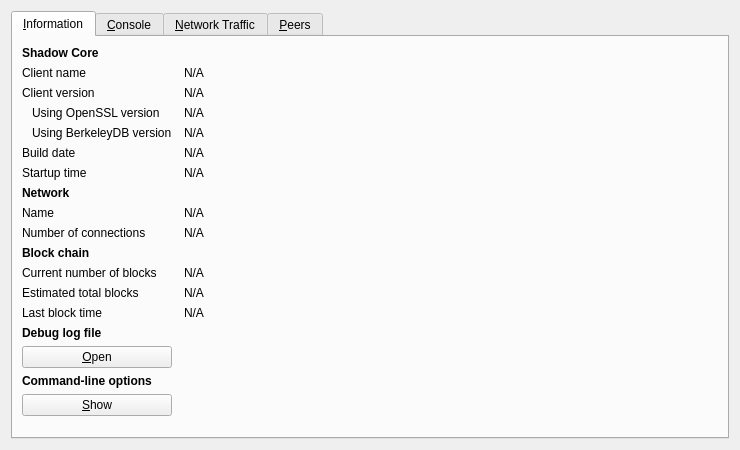
<?xml version="1.0" encoding="UTF-8"?>
<ui version="4.0">
 <class>RPCConsole</class>
 <widget class="QDialog" name="RPCConsole">
  <property name="geometry">
   <rect>
    <x>0</x>
    <y>0</y>
    <width>740</width>
    <height>450</height>
   </rect>
  </property>
  <property name="windowTitle">
   <string>Shadow - Debug window</string>
  </property>
  <layout class="QVBoxLayout" name="verticalLayout_2">
   <item>
    <widget class="QTabWidget" name="tabWidget">
     <property name="currentIndex">
      <number>0</number>
     </property>
     <widget class="QWidget" name="tab_info">
      <attribute name="title">
       <string>&amp;Information</string>
      </attribute>
      <layout class="QGridLayout" name="gridLayout" columnstretch="0,1">
       <property name="horizontalSpacing">
        <number>12</number>
       </property>
       <item row="0" column="0">
        <widget class="QLabel" name="label_9">
         <property name="font">
          <font>
           <weight>75</weight>
           <bold>true</bold>
          </font>
         </property>
         <property name="text">
          <string>Shadow Core</string>
         </property>
        </widget>
       </item>
       <item row="1" column="0">
        <widget class="QLabel" name="label_5">
         <property name="text">
          <string>Client name</string>
         </property>
        </widget>
       </item>
       <item row="1" column="1">
        <widget class="QLabel" name="clientName">
         <property name="cursor">
          <cursorShape>IBeamCursor</cursorShape>
         </property>
         <property name="text">
          <string>N/A</string>
         </property>
         <property name="textFormat">
          <enum>Qt::PlainText</enum>
         </property>
         <property name="textInteractionFlags">
          <set>Qt::LinksAccessibleByMouse|Qt::TextSelectableByKeyboard|Qt::TextSelectableByMouse</set>
         </property>
        </widget>
       </item>
       <item row="2" column="0">
        <widget class="QLabel" name="label_6">
         <property name="text">
          <string>Client version</string>
         </property>
        </widget>
       </item>
       <item row="2" column="1">
        <widget class="QLabel" name="clientVersion">
         <property name="cursor">
          <cursorShape>IBeamCursor</cursorShape>
         </property>
         <property name="text">
          <string>N/A</string>
         </property>
         <property name="textFormat">
          <enum>Qt::PlainText</enum>
         </property>
         <property name="textInteractionFlags">
          <set>Qt::LinksAccessibleByMouse|Qt::TextSelectableByKeyboard|Qt::TextSelectableByMouse</set>
         </property>
        </widget>
       </item>
       <item row="3" column="0">
        <widget class="QLabel" name="label_14">
         <property name="text">
          <string>Using OpenSSL version</string>
         </property>
         <property name="indent">
          <number>10</number>
         </property>
        </widget>
       </item>
       <item row="3" column="1">
        <widget class="QLabel" name="openSSLVersion">
         <property name="cursor">
          <cursorShape>IBeamCursor</cursorShape>
         </property>
         <property name="text">
          <string>N/A</string>
         </property>
         <property name="textFormat">
          <enum>Qt::PlainText</enum>
         </property>
         <property name="textInteractionFlags">
          <set>Qt::LinksAccessibleByMouse|Qt::TextSelectableByKeyboard|Qt::TextSelectableByMouse</set>
         </property>
        </widget>
       </item>
       <item row="4" column="0">
        <widget class="QLabel" name="label_berkeleyDBVersion">
         <property name="text">
          <string>Using BerkeleyDB version</string>
         </property>
         <property name="indent">
          <number>10</number>
         </property>
        </widget>
       </item>
       <item row="4" column="1">
        <widget class="QLabel" name="berkeleyDBVersion">
         <property name="cursor">
          <cursorShape>IBeamCursor</cursorShape>
         </property>
         <property name="text">
          <string>N/A</string>
         </property>
         <property name="textFormat">
          <enum>Qt::PlainText</enum>
         </property>
         <property name="textInteractionFlags">
          <set>Qt::LinksAccessibleByMouse|Qt::TextSelectableByKeyboard|Qt::TextSelectableByMouse</set>
         </property>
        </widget>
       </item>
       <item row="5" column="0">
        <widget class="QLabel" name="label_12">
         <property name="text">
          <string>Build date</string>
         </property>
        </widget>
       </item>
       <item row="5" column="1">
        <widget class="QLabel" name="buildDate">
         <property name="cursor">
          <cursorShape>IBeamCursor</cursorShape>
         </property>
         <property name="text">
          <string>N/A</string>
         </property>
         <property name="textFormat">
          <enum>Qt::PlainText</enum>
         </property>
         <property name="textInteractionFlags">
          <set>Qt::LinksAccessibleByMouse|Qt::TextSelectableByKeyboard|Qt::TextSelectableByMouse</set>
         </property>
        </widget>
       </item>
       <item row="6" column="0">
        <widget class="QLabel" name="label_13">
         <property name="text">
          <string>Startup time</string>
         </property>
        </widget>
       </item>
       <item row="6" column="1">
        <widget class="QLabel" name="startupTime">
         <property name="cursor">
          <cursorShape>IBeamCursor</cursorShape>
         </property>
         <property name="text">
          <string>N/A</string>
         </property>
         <property name="textFormat">
          <enum>Qt::PlainText</enum>
         </property>
         <property name="textInteractionFlags">
          <set>Qt::LinksAccessibleByMouse|Qt::TextSelectableByKeyboard|Qt::TextSelectableByMouse</set>
         </property>
        </widget>
       </item>
       <item row="7" column="0">
        <widget class="QLabel" name="label_11">
         <property name="font">
          <font>
           <weight>75</weight>
           <bold>true</bold>
          </font>
         </property>
         <property name="text">
          <string>Network</string>
         </property>
        </widget>
       </item>
       <item row="8" column="0">
        <widget class="QLabel" name="label_8">
         <property name="text">
          <string>Name</string>
         </property>
        </widget>
       </item>
       <item row="8" column="1">
        <widget class="QLabel" name="networkName">
         <property name="cursor">
          <cursorShape>IBeamCursor</cursorShape>
         </property>
         <property name="text">
          <string>N/A</string>
         </property>
         <property name="textFormat">
          <enum>Qt::PlainText</enum>
         </property>
         <property name="textInteractionFlags">
          <set>Qt::LinksAccessibleByMouse|Qt::TextSelectableByKeyboard|Qt::TextSelectableByMouse</set>
         </property>
        </widget>
       </item>
       <item row="9" column="0">
        <widget class="QLabel" name="label_7">
         <property name="text">
          <string>Number of connections</string>
         </property>
        </widget>
       </item>
       <item row="9" column="1">
        <widget class="QLabel" name="numberOfConnections">
         <property name="cursor">
          <cursorShape>IBeamCursor</cursorShape>
         </property>
         <property name="text">
          <string>N/A</string>
         </property>
         <property name="textFormat">
          <enum>Qt::PlainText</enum>
         </property>
         <property name="textInteractionFlags">
          <set>Qt::LinksAccessibleByMouse|Qt::TextSelectableByKeyboard|Qt::TextSelectableByMouse</set>
         </property>
        </widget>
       </item>
       <item row="10" column="0">
        <widget class="QLabel" name="label_10">
         <property name="font">
          <font>
           <weight>75</weight>
           <bold>true</bold>
          </font>
         </property>
         <property name="text">
          <string>Block chain</string>
         </property>
        </widget>
       </item>
       <item row="11" column="0">
        <widget class="QLabel" name="label_3">
         <property name="text">
          <string>Current number of blocks</string>
         </property>
        </widget>
       </item>
       <item row="11" column="1">
        <widget class="QLabel" name="numberOfBlocks">
         <property name="cursor">
          <cursorShape>IBeamCursor</cursorShape>
         </property>
         <property name="text">
          <string>N/A</string>
         </property>
         <property name="textFormat">
          <enum>Qt::PlainText</enum>
         </property>
         <property name="textInteractionFlags">
          <set>Qt::LinksAccessibleByMouse|Qt::TextSelectableByKeyboard|Qt::TextSelectableByMouse</set>
         </property>
        </widget>
       </item>
       <item row="12" column="0">
        <widget class="QLabel" name="label_4">
         <property name="text">
          <string>Estimated total blocks</string>
         </property>
        </widget>
       </item>
       <item row="12" column="1">
        <widget class="QLabel" name="totalBlocks">
         <property name="cursor">
          <cursorShape>IBeamCursor</cursorShape>
         </property>
         <property name="text">
          <string>N/A</string>
         </property>
         <property name="textFormat">
          <enum>Qt::PlainText</enum>
         </property>
         <property name="textInteractionFlags">
          <set>Qt::LinksAccessibleByMouse|Qt::TextSelectableByKeyboard|Qt::TextSelectableByMouse</set>
         </property>
        </widget>
       </item>
       <item row="13" column="0">
        <widget class="QLabel" name="label_2">
         <property name="text">
          <string>Last block time</string>
         </property>
        </widget>
       </item>
       <item row="13" column="1">
        <widget class="QLabel" name="lastBlockTime">
         <property name="cursor">
          <cursorShape>IBeamCursor</cursorShape>
         </property>
         <property name="text">
          <string>N/A</string>
         </property>
         <property name="textFormat">
          <enum>Qt::PlainText</enum>
         </property>
         <property name="textInteractionFlags">
          <set>Qt::LinksAccessibleByMouse|Qt::TextSelectableByKeyboard|Qt::TextSelectableByMouse</set>
         </property>
        </widget>
       </item>
       <item row="13" column="0">
        <spacer name="verticalSpacer_2">
         <property name="orientation">
          <enum>Qt::Vertical</enum>
         </property>
         <property name="sizeHint" stdset="0">
          <size>
           <width>20</width>
           <height>20</height>
          </size>
         </property>
        </spacer>
       </item>
       <item row="14" column="0">
        <widget class="QLabel" name="labelDebugLogfile">
         <property name="font">
          <font>
           <weight>75</weight>
           <bold>true</bold>
          </font>
         </property>
         <property name="text">
          <string>Debug log file</string>
         </property>
        </widget>
       </item>
       <item row="15" column="0">
        <widget class="QPushButton" name="openDebugLogfileButton">
         <property name="toolTip">
          <string>Open the Shadow debug log file from the current data directory. This can take a few seconds for large log files.</string>
         </property>
         <property name="text">
          <string>&amp;Open</string>
         </property>
         <property name="autoDefault">
          <bool>false</bool>
         </property>
        </widget>
       </item>
       <item row="16" column="0">
        <widget class="QLabel" name="labelCLOptions">
         <property name="font">
          <font>
           <weight>75</weight>
           <bold>true</bold>
          </font>
         </property>
         <property name="text">
          <string>Command-line options</string>
         </property>
        </widget>
       </item>
       <item row="17" column="0">
        <widget class="QPushButton" name="showCLOptionsButton">
         <property name="toolTip">
          <string>Show the Shadow help message to get a list with possible Shadow command-line options.</string>
         </property>
         <property name="text">
          <string>&amp;Show</string>
         </property>
         <property name="autoDefault">
          <bool>false</bool>
         </property>
        </widget>
       </item>
       <item row="18" column="0">
        <spacer name="verticalSpacer">
         <property name="orientation">
          <enum>Qt::Vertical</enum>
         </property>
         <property name="sizeHint" stdset="0">
          <size>
           <width>20</width>
           <height>40</height>
          </size>
         </property>
        </spacer>
       </item>
      </layout>
     </widget>
     <widget class="QWidget" name="tab_console">
      <attribute name="title">
       <string>&amp;Console</string>
      </attribute>
      <layout class="QVBoxLayout" name="verticalLayout_3">
       <property name="spacing">
        <number>3</number>
       </property>
       <item>
        <widget class="QTextEdit" name="messagesWidget">
         <property name="minimumSize">
          <size>
           <width>0</width>
           <height>100</height>
          </size>
         </property>
         <property name="readOnly">
          <bool>true</bool>
         </property>
         <property name="tabKeyNavigation" stdset="0">
          <bool>false</bool>
         </property>
         <property name="columnCount" stdset="0">
          <number>2</number>
         </property>
        </widget>
       </item>
       <item>
        <layout class="QHBoxLayout" name="horizontalLayout">
         <property name="spacing">
          <number>3</number>
         </property>
         <item>
          <widget class="QLabel" name="label">
           <property name="text">
            <string notr="true">&gt;</string>
           </property>
          </widget>
         </item>
         <item>
          <widget class="QLineEdit" name="lineEdit"/>
         </item>
         <item>
          <widget class="QPushButton" name="clearButton">
           <property name="maximumSize">
            <size>
             <width>24</width>
             <height>24</height>
            </size>
           </property>
           <property name="toolTip">
            <string>Clear console</string>
           </property>
           <property name="text">
            <string/>
           </property>
           <property name="icon">
            <iconset resource="../../../SiliconValley.qrc">
             <normaloff>:/icons/remove</normaloff>:/icons/remove</iconset>
           </property>
           <property name="shortcut">
            <string notr="true">Ctrl+L</string>
           </property>
           <property name="autoDefault">
            <bool>false</bool>
           </property>
          </widget>
         </item>
        </layout>
       </item>
      </layout>
     </widget>
     <widget class="QWidget" name="tab_nettraffic">
      <attribute name="title">
       <string>&amp;Network Traffic</string>
      </attribute>
      <layout class="QHBoxLayout" name="horizontalLayout_3">
       <item>
        <layout class="QVBoxLayout" name="verticalLayout_4">
         <item>
          <widget class="TrafficGraphWidget" name="trafficGraph" native="true">
           <property name="sizePolicy">
            <sizepolicy hsizetype="Expanding" vsizetype="Expanding">
             <horstretch>0</horstretch>
             <verstretch>0</verstretch>
            </sizepolicy>
           </property>
          </widget>
         </item>
         <item>
          <layout class="QHBoxLayout" name="horizontalLayout_2">
           <item>
            <widget class="QSlider" name="sldGraphRange">
             <property name="minimum">
              <number>1</number>
             </property>
             <property name="maximum">
              <number>288</number>
             </property>
             <property name="pageStep">
              <number>12</number>
             </property>
             <property name="value">
              <number>6</number>
             </property>
             <property name="orientation">
              <enum>Qt::Horizontal</enum>
             </property>
            </widget>
           </item>
           <item>
            <widget class="QLabel" name="lblGraphRange">
             <property name="minimumSize">
              <size>
               <width>100</width>
               <height>0</height>
              </size>
             </property>
             <property name="alignment">
              <set>Qt::AlignCenter</set>
             </property>
            </widget>
           </item>
           <item>
            <widget class="QPushButton" name="btnClearTrafficGraph">
             <property name="text">
              <string>&amp;Clear</string>
             </property>
             <property name="autoDefault">
              <bool>false</bool>
             </property>
            </widget>
           </item>
          </layout>
         </item>
        </layout>
       </item>
       <item>
        <layout class="QVBoxLayout" name="verticalLayout">
         <item>
          <widget class="QGroupBox" name="groupBox">
           <property name="title">
            <string>Totals</string>
           </property>
           <layout class="QVBoxLayout" name="verticalLayout_5">
            <item>
             <layout class="QHBoxLayout" name="horizontalLayout_4">
              <item>
               <widget class="Line" name="line">
                <property name="sizePolicy">
                 <sizepolicy hsizetype="Fixed" vsizetype="Fixed">
                  <horstretch>0</horstretch>
                  <verstretch>0</verstretch>
                 </sizepolicy>
                </property>
                <property name="minimumSize">
                 <size>
                  <width>10</width>
                  <height>0</height>
                 </size>
                </property>
                <property name="palette">
                 <palette>
                  <active>
                   <colorrole role="Light">
                    <brush brushstyle="SolidPattern">
                     <color alpha="255">
                      <red>0</red>
                      <green>255</green>
                      <blue>0</blue>
                     </color>
                    </brush>
                   </colorrole>
                  </active>
                  <inactive>
                   <colorrole role="Light">
                    <brush brushstyle="SolidPattern">
                     <color alpha="255">
                      <red>0</red>
                      <green>255</green>
                      <blue>0</blue>
                     </color>
                    </brush>
                   </colorrole>
                  </inactive>
                  <disabled>
                   <colorrole role="Light">
                    <brush brushstyle="SolidPattern">
                     <color alpha="255">
                      <red>0</red>
                      <green>255</green>
                      <blue>0</blue>
                     </color>
                    </brush>
                   </colorrole>
                  </disabled>
                 </palette>
                </property>
                <property name="orientation">
                 <enum>Qt::Horizontal</enum>
                </property>
               </widget>
              </item>
              <item>
               <widget class="QLabel" name="label_16">
                <property name="text">
                 <string>In:</string>
                </property>
               </widget>
              </item>
              <item>
               <widget class="QLabel" name="lblBytesIn">
                <property name="minimumSize">
                 <size>
                  <width>50</width>
                  <height>0</height>
                 </size>
                </property>
                <property name="alignment">
                 <set>Qt::AlignRight|Qt::AlignTrailing|Qt::AlignVCenter</set>
                </property>
               </widget>
              </item>
             </layout>
            </item>
            <item>
             <layout class="QHBoxLayout" name="horizontalLayout_5">
              <item>
               <widget class="Line" name="line_2">
                <property name="sizePolicy">
                 <sizepolicy hsizetype="Fixed" vsizetype="Fixed">
                  <horstretch>0</horstretch>
                  <verstretch>0</verstretch>
                 </sizepolicy>
                </property>
                <property name="minimumSize">
                 <size>
                  <width>10</width>
                  <height>0</height>
                 </size>
                </property>
                <property name="palette">
                 <palette>
                  <active>
                   <colorrole role="Light">
                    <brush brushstyle="SolidPattern">
                     <color alpha="255">
                      <red>255</red>
                      <green>0</green>
                      <blue>0</blue>
                     </color>
                    </brush>
                   </colorrole>
                  </active>
                  <inactive>
                   <colorrole role="Light">
                    <brush brushstyle="SolidPattern">
                     <color alpha="255">
                      <red>255</red>
                      <green>0</green>
                      <blue>0</blue>
                     </color>
                    </brush>
                   </colorrole>
                  </inactive>
                  <disabled>
                   <colorrole role="Light">
                    <brush brushstyle="SolidPattern">
                     <color alpha="255">
                      <red>255</red>
                      <green>0</green>
                      <blue>0</blue>
                     </color>
                    </brush>
                   </colorrole>
                  </disabled>
                 </palette>
                </property>
                <property name="orientation">
                 <enum>Qt::Horizontal</enum>
                </property>
               </widget>
              </item>
              <item>
               <widget class="QLabel" name="label_17">
                <property name="text">
                 <string>Out:</string>
                </property>
               </widget>
              </item>
              <item>
               <widget class="QLabel" name="lblBytesOut">
                <property name="minimumSize">
                 <size>
                  <width>50</width>
                  <height>0</height>
                 </size>
                </property>
                <property name="alignment">
                 <set>Qt::AlignRight|Qt::AlignTrailing|Qt::AlignVCenter</set>
                </property>
               </widget>
              </item>
             </layout>
            </item>
            <item>
             <spacer name="verticalSpacer_4">
              <property name="orientation">
               <enum>Qt::Vertical</enum>
              </property>
              <property name="sizeHint" stdset="0">
               <size>
                <width>20</width>
                <height>407</height>
               </size>
              </property>
             </spacer>
            </item>
           </layout>
          </widget>
         </item>
        </layout>
       </item>
      </layout>
     </widget>
     <widget class="QWidget" name="tab_peers">
      <attribute name="title">
       <string>&amp;Peers</string>
      </attribute>
      <layout class="QGridLayout" name="gridLayout_2">
       <item row="0" column="0" rowspan="2">
        <widget class="QTableView" name="peerWidget">
         <property name="horizontalScrollBarPolicy">
          <enum>Qt::ScrollBarAsNeeded</enum>
         </property>
         <property name="sortingEnabled">
          <bool>true</bool>
         </property>
         <attribute name="horizontalHeaderHighlightSections">
          <bool>false</bool>
         </attribute>
        </widget>
       </item>
       <item row="0" column="1">
        <widget class="QLabel" name="peerHeading">
         <property name="sizePolicy">
          <sizepolicy hsizetype="Preferred" vsizetype="Minimum">
           <horstretch>0</horstretch>
           <verstretch>0</verstretch>
          </sizepolicy>
         </property>
         <property name="minimumSize">
          <size>
           <width>300</width>
           <height>32</height>
          </size>
         </property>
         <property name="font">
          <font>
           <pointsize>10</pointsize>
          </font>
         </property>
         <property name="cursor">
          <cursorShape>IBeamCursor</cursorShape>
         </property>
         <property name="text">
          <string>Select a peer to view detailed information.</string>
         </property>
         <property name="alignment">
          <set>Qt::AlignHCenter|Qt::AlignTop</set>
         </property>
         <property name="wordWrap">
          <bool>true</bool>
         </property>
         <property name="textInteractionFlags">
          <set>Qt::LinksAccessibleByMouse|Qt::TextSelectableByKeyboard|Qt::TextSelectableByMouse</set>
         </property>
        </widget>
       </item>
       <item row="1" column="1">
        <widget class="QWidget" name="detailWidget" native="true">
         <property name="minimumSize">
          <size>
           <width>300</width>
           <height>0</height>
          </size>
         </property>
         <layout class="QGridLayout" name="gridLayout_3">
          <item row="0" column="0">
           <widget class="QLabel" name="label_23">
            <property name="text">
             <string>Peer ID</string>
            </property>
           </widget>
          </item>
          <item row="0" column="2">
           <widget class="QLabel" name="peerId">
            <property name="cursor">
             <cursorShape>IBeamCursor</cursorShape>
            </property>
            <property name="text">
             <string>N/A</string>
            </property>
            <property name="textFormat">
             <enum>Qt::PlainText</enum>
            </property>
            <property name="textInteractionFlags">
             <set>Qt::LinksAccessibleByMouse|Qt::TextSelectableByKeyboard|Qt::TextSelectableByMouse</set>
            </property>
           </widget>
          </item>
          <item row="1" column="0">
           <widget class="QLabel" name="label_23">
            <property name="text">
             <string>Direction</string>
            </property>
           </widget>
          </item>
          <item row="1" column="2">
           <widget class="QLabel" name="peerDirection">
            <property name="cursor">
             <cursorShape>IBeamCursor</cursorShape>
            </property>
            <property name="text">
             <string>N/A</string>
            </property>
            <property name="textFormat">
             <enum>Qt::PlainText</enum>
            </property>
            <property name="textInteractionFlags">
             <set>Qt::LinksAccessibleByMouse|Qt::TextSelectableByKeyboard|Qt::TextSelectableByMouse</set>
            </property>
           </widget>
          </item>
          <item row="2" column="0">
           <widget class="QLabel" name="label_21">
            <property name="text">
             <string>Version</string>
            </property>
           </widget>
          </item>
          <item row="2" column="2">
           <widget class="QLabel" name="peerVersion">
            <property name="cursor">
             <cursorShape>IBeamCursor</cursorShape>
            </property>
            <property name="text">
             <string>N/A</string>
            </property>
            <property name="textFormat">
             <enum>Qt::PlainText</enum>
            </property>
            <property name="textInteractionFlags">
             <set>Qt::LinksAccessibleByMouse|Qt::TextSelectableByKeyboard|Qt::TextSelectableByMouse</set>
            </property>
           </widget>
          </item>
          <item row="3" column="0">
           <widget class="QLabel" name="label_28">
            <property name="text">
             <string>User Agent</string>
            </property>
           </widget>
          </item>
          <item row="3" column="2">
           <widget class="QLabel" name="peerSubversion">
            <property name="cursor">
             <cursorShape>IBeamCursor</cursorShape>
            </property>
            <property name="text">
             <string>N/A</string>
            </property>
            <property name="textFormat">
             <enum>Qt::PlainText</enum>
            </property>
            <property name="textInteractionFlags">
             <set>Qt::LinksAccessibleByMouse|Qt::TextSelectableByKeyboard|Qt::TextSelectableByMouse</set>
            </property>
           </widget>
          </item>
          <item row="4" column="0">
           <widget class="QLabel" name="label_4">
            <property name="text">
             <string>Services</string>
            </property>
           </widget>
          </item>
          <item row="4" column="2">
           <widget class="QLabel" name="peerServices">
            <property name="cursor">
             <cursorShape>IBeamCursor</cursorShape>
            </property>
            <property name="text">
             <string>N/A</string>
            </property>
            <property name="textFormat">
             <enum>Qt::PlainText</enum>
            </property>
            <property name="textInteractionFlags">
             <set>Qt::LinksAccessibleByMouse|Qt::TextSelectableByKeyboard|Qt::TextSelectableByMouse</set>
            </property>
           </widget>
          </item>
          <item row="5" column="0">
           <widget class="QLabel" name="label_29">
            <property name="text">
             <string>Starting Height</string>
            </property>
           </widget>
          </item>
          <item row="5" column="2">
           <widget class="QLabel" name="peerHeight">
            <property name="cursor">
             <cursorShape>IBeamCursor</cursorShape>
            </property>
            <property name="text">
             <string>N/A</string>
            </property>
            <property name="textFormat">
             <enum>Qt::PlainText</enum>
            </property>
            <property name="textInteractionFlags">
             <set>Qt::LinksAccessibleByMouse|Qt::TextSelectableByKeyboard|Qt::TextSelectableByMouse</set>
            </property>
           </widget>
          </item>
          <item row="6" column="0">
           <widget class="QLabel" name="label_27">
            <property name="text">
             <string>Sync Height</string>
            </property>
           </widget>
          </item>
          <item row="6" column="2">
           <widget class="QLabel" name="peerSyncHeight">
            <property name="cursor">
             <cursorShape>IBeamCursor</cursorShape>
            </property>
            <property name="text">
             <string>N/A</string>
            </property>
            <property name="textFormat">
             <enum>Qt::PlainText</enum>
            </property>
            <property name="textInteractionFlags">
             <set>Qt::LinksAccessibleByMouse|Qt::TextSelectableByKeyboard|Qt::TextSelectableByMouse</set>
            </property>
           </widget>
          </item>
          <item row="7" column="0">
           <widget class="QLabel" name="label_24">
            <property name="text">
             <string>Ban Score</string>
            </property>
           </widget>
          </item>
          <item row="7" column="2">
           <widget class="QLabel" name="peerBanScore">
            <property name="cursor">
             <cursorShape>IBeamCursor</cursorShape>
            </property>
            <property name="text">
             <string>N/A</string>
            </property>
            <property name="textFormat">
             <enum>Qt::PlainText</enum>
            </property>
            <property name="textInteractionFlags">
             <set>Qt::LinksAccessibleByMouse|Qt::TextSelectableByKeyboard|Qt::TextSelectableByMouse</set>
            </property>
           </widget>
          </item>
          <item row="8" column="0">
           <widget class="QLabel" name="label_22">
            <property name="text">
             <string>Connection Time</string>
            </property>
           </widget>
          </item>
          <item row="8" column="2">
           <widget class="QLabel" name="peerConnTime">
            <property name="cursor">
             <cursorShape>IBeamCursor</cursorShape>
            </property>
            <property name="text">
             <string>N/A</string>
            </property>
            <property name="textFormat">
             <enum>Qt::PlainText</enum>
            </property>
            <property name="textInteractionFlags">
             <set>Qt::LinksAccessibleByMouse|Qt::TextSelectableByKeyboard|Qt::TextSelectableByMouse</set>
            </property>
           </widget>
          </item>
          <item row="9" column="0">
           <widget class="QLabel" name="label_15">
            <property name="text">
             <string>Last Send</string>
            </property>
           </widget>
          </item>
          <item row="9" column="2">
           <widget class="QLabel" name="peerLastSend">
            <property name="cursor">
             <cursorShape>IBeamCursor</cursorShape>
            </property>
            <property name="text">
             <string>N/A</string>
            </property>
            <property name="textFormat">
             <enum>Qt::PlainText</enum>
            </property>
            <property name="textInteractionFlags">
             <set>Qt::LinksAccessibleByMouse|Qt::TextSelectableByKeyboard|Qt::TextSelectableByMouse</set>
            </property>
           </widget>
          </item>
          <item row="10" column="0">
           <widget class="QLabel" name="label_19">
            <property name="text">
             <string>Last Receive</string>
            </property>
           </widget>
          </item>
          <item row="10" column="2">
           <widget class="QLabel" name="peerLastRecv">
            <property name="cursor">
             <cursorShape>IBeamCursor</cursorShape>
            </property>
            <property name="text">
             <string>N/A</string>
            </property>
            <property name="textFormat">
             <enum>Qt::PlainText</enum>
            </property>
            <property name="textInteractionFlags">
             <set>Qt::LinksAccessibleByMouse|Qt::TextSelectableByKeyboard|Qt::TextSelectableByMouse</set>
            </property>
           </widget>
          </item>
          <item row="11" column="0">
           <widget class="QLabel" name="label_18">
            <property name="text">
             <string>Bytes Sent</string>
            </property>
           </widget>
          </item>
          <item row="11" column="2">
           <widget class="QLabel" name="peerBytesSent">
            <property name="cursor">
             <cursorShape>IBeamCursor</cursorShape>
            </property>
            <property name="text">
             <string>N/A</string>
            </property>
            <property name="textFormat">
             <enum>Qt::PlainText</enum>
            </property>
            <property name="textInteractionFlags">
             <set>Qt::LinksAccessibleByMouse|Qt::TextSelectableByKeyboard|Qt::TextSelectableByMouse</set>
            </property>
           </widget>
          </item>
          <item row="12" column="0">
           <widget class="QLabel" name="label_20">
            <property name="text">
             <string>Bytes Received</string>
            </property>
           </widget>
          </item>
          <item row="12" column="2">
           <widget class="QLabel" name="peerBytesRecv">
            <property name="cursor">
             <cursorShape>IBeamCursor</cursorShape>
            </property>
            <property name="text">
             <string>N/A</string>
            </property>
            <property name="textFormat">
             <enum>Qt::PlainText</enum>
            </property>
            <property name="textInteractionFlags">
             <set>Qt::LinksAccessibleByMouse|Qt::TextSelectableByKeyboard|Qt::TextSelectableByMouse</set>
            </property>
           </widget>
          </item>
          <item row="13" column="0">
           <widget class="QLabel" name="label_26">
            <property name="text">
             <string>Ping Time</string>
            </property>
           </widget>
          </item>
          <item row="13" column="2">
           <widget class="QLabel" name="peerPingTime">
            <property name="cursor">
             <cursorShape>IBeamCursor</cursorShape>
            </property>
            <property name="text">
             <string>N/A</string>
            </property>
            <property name="textFormat">
             <enum>Qt::PlainText</enum>
            </property>
            <property name="textInteractionFlags">
             <set>Qt::LinksAccessibleByMouse|Qt::TextSelectableByKeyboard|Qt::TextSelectableByMouse</set>
            </property>
           </widget>
          </item>
          <item row="14" column="0">
           <widget class="QLabel" name="label_timeoffset">
            <property name="text">
             <string>Time Offset</string>
            </property>
           </widget>
          </item>
          <item row="14" column="2">
           <widget class="QLabel" name="timeoffset">
            <property name="cursor">
             <cursorShape>IBeamCursor</cursorShape>
            </property>
            <property name="text">
             <string>N/A</string>
            </property>
            <property name="textFormat">
             <enum>Qt::PlainText</enum>
            </property>
            <property name="textInteractionFlags">
             <set>Qt::LinksAccessibleByMouse|Qt::TextSelectableByKeyboard|Qt::TextSelectableByMouse</set>
            </property>
           </widget>
          </item>
          <item row="15" column="1">
           <spacer name="verticalSpacer_3">
            <property name="orientation">
             <enum>Qt::Vertical</enum>
            </property>
            <property name="sizeHint" stdset="0">
             <size>
              <width>20</width>
              <height>40</height>
             </size>
            </property>
           </spacer>
          </item>
         </layout>
        </widget>
       </item>
      </layout>
     </widget>
    </widget>
   </item>
  </layout>
 </widget>
 <customwidgets>
  <customwidget>
   <class>TrafficGraphWidget</class>
   <extends>QWidget</extends>
   <header>trafficgraphwidget.h</header>
   <container>1</container>
   <slots>
    <slot>clear()</slot>
   </slots>
  </customwidget>
 </customwidgets>
 <resources>
  <include location="../../../SiliconValley.qrc"/>
 </resources>
 <connections/>
</ui>
